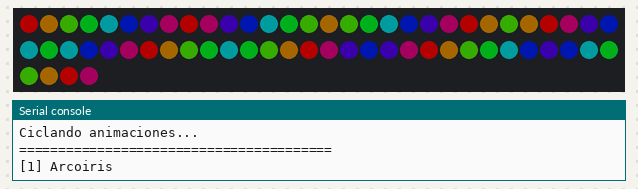
The program below on a simulated ESP32 board running MicroPython. On the bench: 64 RGB LEDs in strip order, left to right, continuing on the next row, the last lines printed to the serial console. Dim RGB values are drawn brighter than linear; random numbers come from a fixed seed.

Above: at 0.17 s.
At 1.19 s:
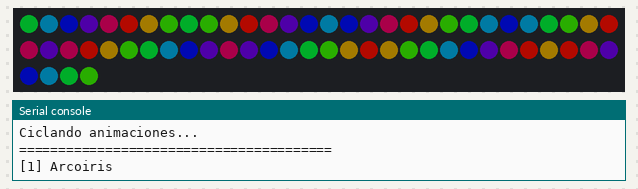
At 1.86 s:
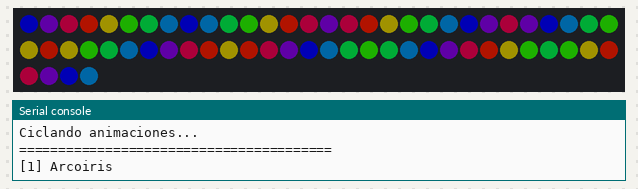
At 2.54 s:
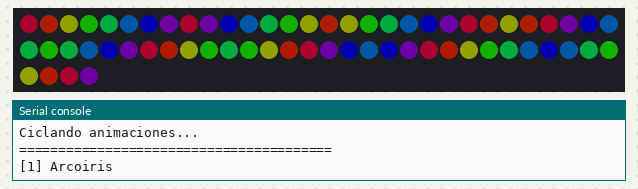
At 5.42 s:
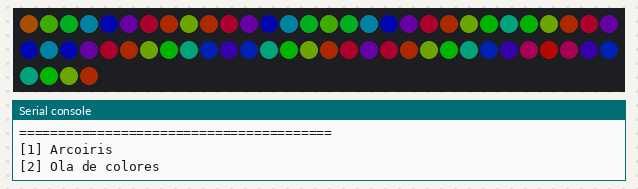
At 17.8 s:
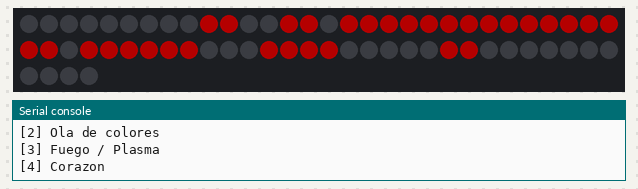

The program:

demo_matrix.py
```python
# ESP32-C3 + Matrix WS2812B 8x8 - Demo de Animaciones
# Cicla automaticamente entre varias animaciones sin BLE

from machine import Pin
import neopixel
import math
import random
import time

LED_PIN = Pin(2)
NUM_LEDS = 64
MATRIX = 8

np = neopixel.NeoPixel(LED_PIN, NUM_LEDS)

# ---- Utilidades ----
def xy(x, y):
    return y * MATRIX + (MATRIX - 1 - x) if y % 2 else y * MATRIX + x

def wheel(pos):
    pos = pos % 256
    if pos < 85:
        return (255 - pos * 3, pos * 3, 0)
    elif pos < 170:
        pos -= 85
        return (0, 255 - pos * 3, pos * 3)
    else:
        pos -= 170
        return (pos * 3, 0, 255 - pos * 3)

def clear():
    for i in range(NUM_LEDS):
        np[i] = (0, 0, 0)
    np.write()

def dim(c, factor=0.25):
    return tuple(max(0, min(255, int(v * factor))) for v in c)

# ---- Animaciones ----
def anim_rainbow(cycles=80):
    for j in range(cycles):
        t = time.ticks_ms() / 10
        for y in range(8):
            for x in range(8):
                np[xy(x, y)] = dim(wheel(int((x * 32 + y * 32 + t) % 256)))
        np.write()
        time.sleep(0.03)

def anim_wave(cycles=80):
    for j in range(cycles):
        t = time.ticks_ms() / 5
        for y in range(8):
            for x in range(8):
                np[xy(x, y)] = dim(wheel(int((x * 35 + y * 35 + t) % 256)))
        np.write()
        time.sleep(0.025)

def anim_fire(cycles=120):
    xv, yv = 1.2, 1.2
    for j in range(cycles):
        t = time.ticks_ms() / 150
        xv += random.uniform(-0.03, 0.03)
        yv += random.uniform(-0.03, 0.03)
        for y in range(8):
            for x in range(8):
                v = int((1 + math.sin(x * 1.2 / xv + t) * math.cos(y * 1.2 / yv + t * 0.8) *
                         math.sin((x + y) * 0.6 + t * 0.6)) * 127)
                r = max(0, min(255, v))
                g = max(0, min(200, v // 3)) if v > 50 else 0
                np[xy(x, y)] = dim((r, g, 0))
        np.write()
        time.sleep(0.045)

def anim_heart(cycles=6):
    h = [
        [0, 0, 0, 0, 0, 0, 0, 0],
        [0, 1, 1, 0, 0, 1, 1, 0],
        [1, 1, 1, 1, 1, 1, 1, 1],
        [1, 1, 1, 1, 1, 1, 1, 1],
        [0, 1, 1, 1, 1, 1, 1, 0],
        [0, 0, 1, 1, 1, 1, 0, 0],
        [0, 0, 0, 1, 1, 0, 0, 0],
        [0, 0, 0, 0, 0, 0, 0, 0],
    ]
    for _ in range(cycles):
        for p in [2.5, 1.5, 2.0, 1]:
            for y in range(8):
                for x in range(8):
                    np[xy(x, y)] = dim((int(255 / p), 0, 0)) if h[y][x] else (0, 0, 0)
            np.write()
            time.sleep(0.2)

def anim_snake(cycles=200):
    body = [(random.randint(0, 7), random.randint(0, 7))]
    d = random.choice([(1, 0), (-1, 0), (0, 1), (0, -1)])
    hue = 0
    for _ in range(cycles):
        hx, hy = body[0]
        nx, ny = hx + d[0], hy + d[1]
        if nx < 0 or nx >= 8 or ny < 0 or ny >= 8 or (nx, ny) in body:
            opts = [(dx, dy) for dx, dy in [(1, 0), (-1, 0), (0, 1), (0, -1)]
                    if 0 <= hx + dx < 8 and 0 <= hy + dy < 8 and (hx + dx, hy + dy) not in body]
            if opts:
                d = random.choice(opts)
                nx, ny = hx + d[0], hy + d[1]
            else:
                body = [(random.randint(0, 7), random.randint(0, 7))]
                continue
        body.insert(0, (nx, ny))
        if len(body) > 14:
            body.pop()
        clear()
        for i, (sx, sy) in enumerate(body):
            np[xy(sx, sy)] = dim(wheel((hue + i * 18) % 256))
        np.write()
        hue = (hue + 5) % 256
        time.sleep(0.08)

def anim_spiral(cycles=100):
    for j in range(cycles):
        t = time.ticks_ms() / 150
        for y in range(8):
            for x in range(8):
                a = abs(x - 3.5) + abs(y - 3.5)
                np[xy(x, y)] = dim(wheel(int((a * 32 + t * 30) % 256)))
        np.write()
        time.sleep(0.035)

def anim_ripple(cycles=120):
    for j in range(cycles):
        t = time.ticks_ms() / 200
        clear()
        for r in range(1, 7):
            for y in range(8):
                for x in range(8):
                    d = math.sqrt((x - 3.5) ** 2 + (y - 3.5) ** 2)
                    if abs(d - r) < 0.6 and r % 2 == int(t * 3) % 2:
                        np[xy(x, y)] = dim(wheel(int(r * 40 + t * 50) % 256))
        np.write()
        time.sleep(0.05)

def anim_checkers(cycles=50):
    for j in range(cycles):
        t = time.ticks_ms() / 400
        off = int(t) % 4
        clear()
        for y in range(8):
            for x in range(8):
                if (x + y + off) % 4 < 2:
                    np[xy(x, y)] = dim(wheel(int((x + y) * 32 + t * 40) % 256))
        np.write()
        time.sleep(0.15)

def anim_explode(cycles=10):
    for _ in range(cycles):
        for r in range(1, 9):
            clear()
            t = time.ticks_ms() / 1000
            for y in range(8):
                for x in range(8):
                    d = math.sqrt((x - 3.5) ** 2 + (y - 3.5) ** 2)
                    if abs(d - r * 0.8) < 1.0:
                        np[xy(x, y)] = dim(wheel(int(t * 80 + d * 26) % 256))
            np.write()
            time.sleep(0.06)

def anim_bounce(cycles=300):
    x, y = 3.0, 3.0
    dx, dy = 0.3, 0.2
    color = wheel(random.randint(0, 255))
    trail = []
    for _ in range(cycles):
        x += dx
        y += dy
        if x <= 0 or x >= 7:
            dx = -dx; x = max(0, min(7, x)); color = wheel(random.randint(0, 255))
        if y <= 0 or y >= 7:
            dy = -dy; y = max(0, min(7, y)); color = wheel(random.randint(0, 255))
        trail.append((x, y, color))
        if len(trail) > 20: trail.pop(0)
        clear()
        for i, (tx, ty, tc) in enumerate(trail):
            br_v = i / len(trail)
            np[xy(int(tx), int(ty))] = dim((int(tc[0] * br_v), int(tc[1] * br_v), int(tc[2] * br_v)))
        np.write()
        time.sleep(0.04)

# ---- Main ----
ANIMS = [
    ("Arcoiris", anim_rainbow),
    ("Ola de colores", anim_wave),
    ("Fuego / Plasma", anim_fire),
    ("Corazon", anim_heart),
    ("Snake", anim_snake),
    ("Espiral", anim_spiral),
    ("Ondas", anim_ripple),
    ("Ajedrez", anim_checkers),
    ("Explosion", anim_explode),
    ("Rebote", anim_bounce),
]

print("=" * 40)
print("ESP32-C3 Matrix 8x8 - DEMO")
print("Ciclando animaciones...")
print("=" * 40)

i = 0
while True:
    name, func = ANIMS[i % len(ANIMS)]
    print(f"[{i+1}] {name}")
    try:
        func()
    except Exception as e:
        print(f"Error: {e}")
    clear()
    time.sleep(0.3)
    i += 1
```
